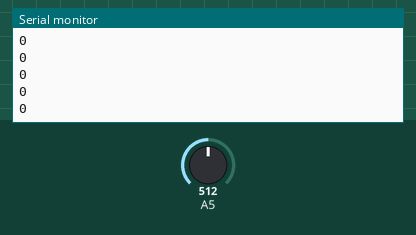
Recording of a sketch running on a simulated Arduino Uno, built with avr-gcc and run on an emulated ATmega328P. Shown: the last lines printed to the serial monitor. The test bench sets the inputs (shaded band); at power-on: A5 = 512.

Above: at 1.2 s.
1.3 s: A5 set to 716
At 1.31 s:
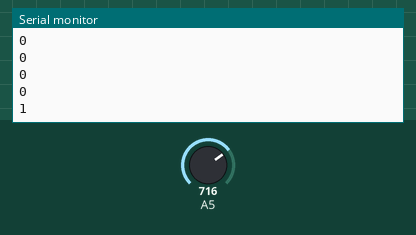
2.8 s: A5 set to 306
At 2.81 s:
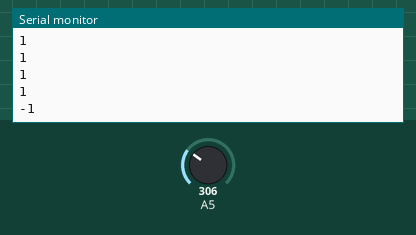
Timing chart, 0 to 5.8 s (numbered marks = the images above; inputs shaded):
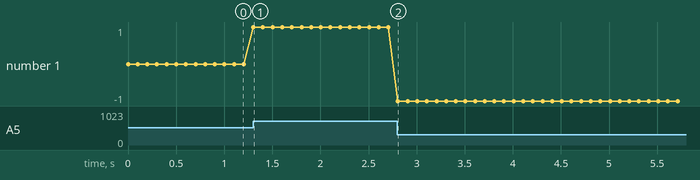

Measured:
- after the input at 1.3 s, the serial monitor: prints a new line at once (image 1)
- after the input at 2.8 s, the serial monitor: prints a new line at once (image 2)
- plotted number 1: 0 → 1 after the input at 1.3 s, 1 → -1 after the input at 2.8 s

The sketch:

read_input.ino
```cpp
void setup()
{
  Serial.begin(9600);

}

void loop()
{
  int r_trigger = 400;
  int l_trigger = 625;
  int eyeIn = analogRead(A5);

//  Serial.println(eyeIn);
  if(eyeIn < l_trigger && eyeIn > r_trigger){
    Serial.println(0);
  }
  if(eyeIn > l_trigger){
    Serial.println(1);
  }
  else if(eyeIn < r_trigger){
    Serial.println(-1);
  }
  delay(100);
}
```
